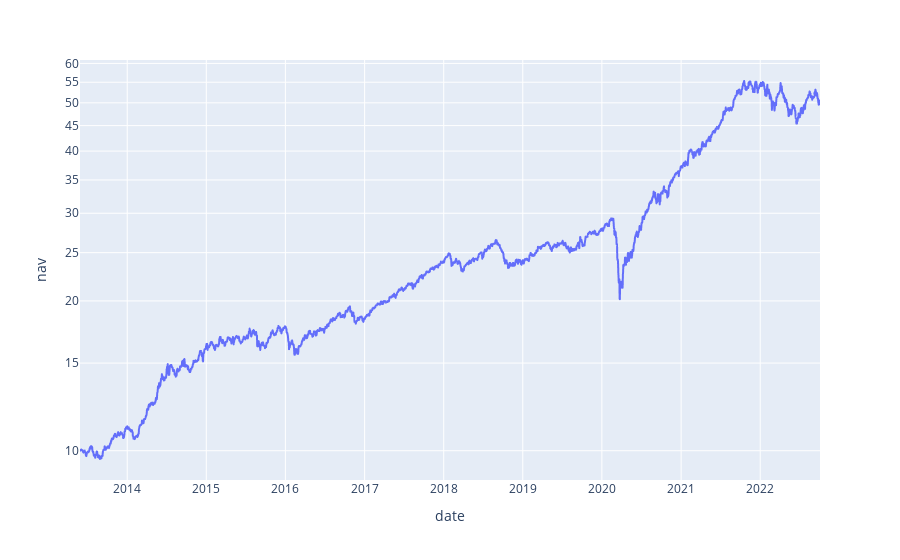

The notebook cell saved with this chart:
### Code cell
px.line(df_navs, x = 'date', y='nav', log_y=True)

### Figure 1 — Plotly figure (JSON) as saved in the notebook; plotly's stock layout.template omitted (floating-point values rounded to 4 significant figures; data arrays with more than 128 entries replaced by an {"elided": "..."} marker saying what was removed)
{"data": [{"hovertemplate": "date=%{x}<br>nav=%{y}<extra></extra>", "legendgroup": "", "line": {"color": "#636efa", "dash": "solid"}, "marker": {"symbol": "circle"}, "mode": "lines", "name": "", "showlegend": false, "type": "scattergl", "x": {"elided": "3417 str values"}, "xaxis": "x", "y": {"elided": "3417 float values"}, "yaxis": "y"}], "layout": {"legend": {"tracegroupgap": 0}, "margin": {"t": 60}, "xaxis": {"anchor": "y", "domain": [0, 1], "title": {"text": "date"}}, "yaxis": {"anchor": "x", "domain": [0, 1], "title": {"text": "nav"}, "type": "log"}}}
